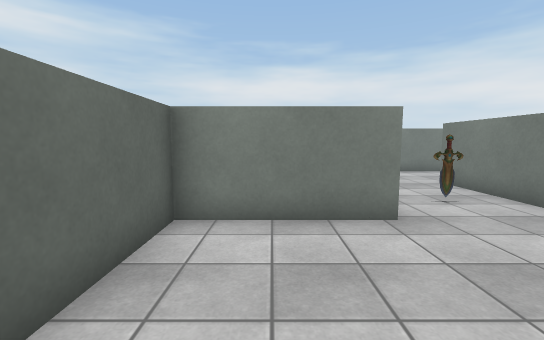
view 1 (above)

16 first-person views from a walk through a scene from a Unity 3-D project. The camera is 1.4 m above the floor, tilts 6° down and sees 90° across. The floor is counted in squares, 1 m on a side. Each view is taken from the middle of a square. On the plan, view 1 faces up. The plan holds only what a view shows up to about 13 squares ahead; the rest is blank. The player is left out. Some animated figures are not drawn. Some surface patterns are stand-ins.

view 2
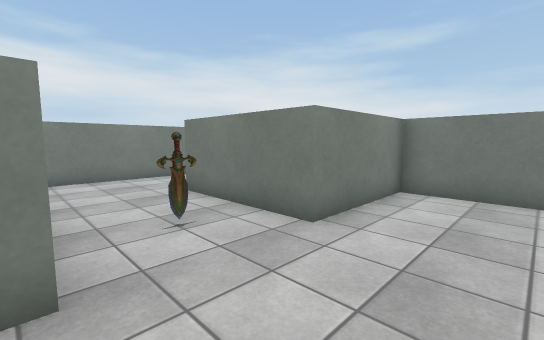

view 3
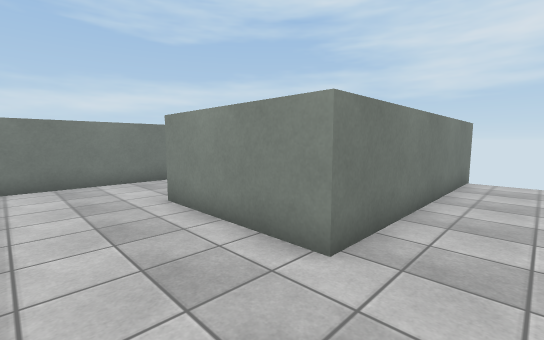

view 4
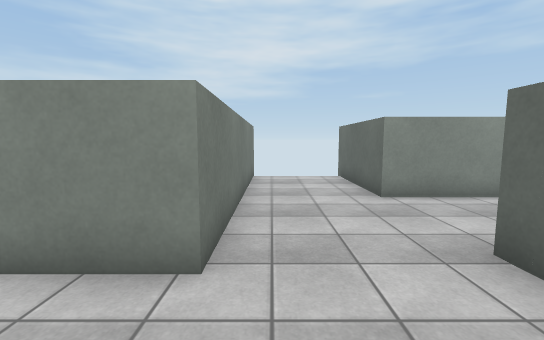

view 5
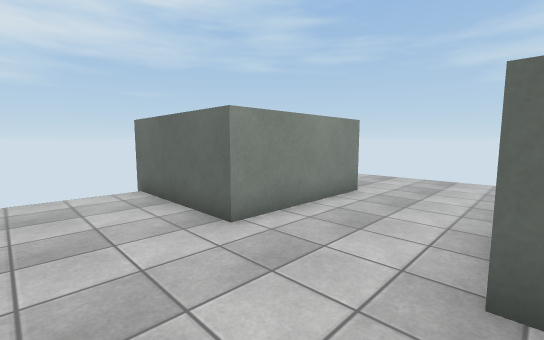

view 6
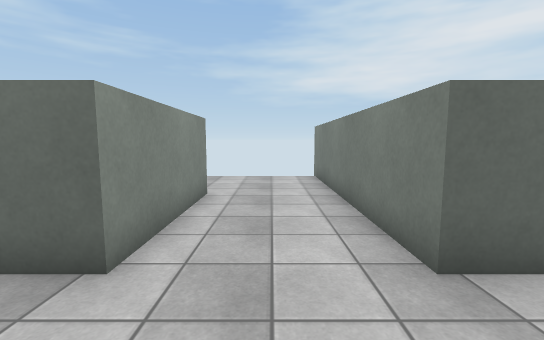

view 7
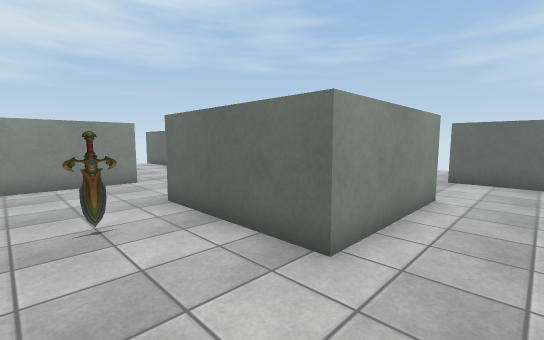

view 8
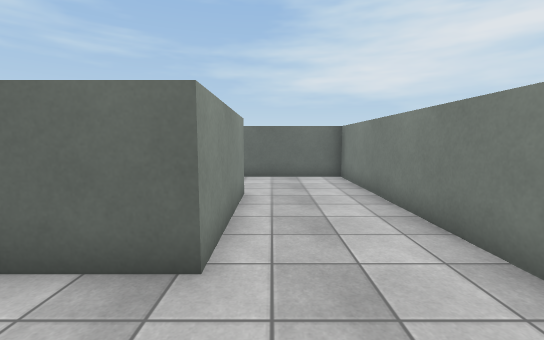

view 9
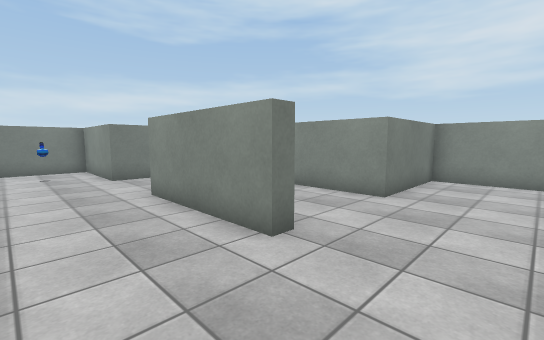

view 10
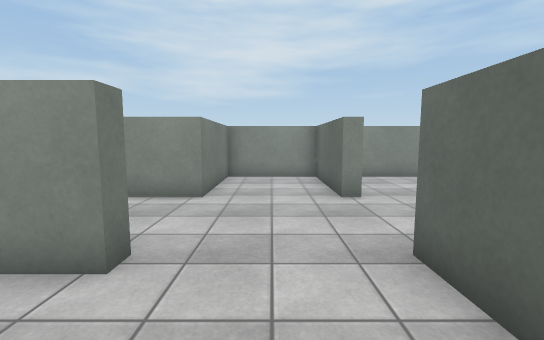

view 11
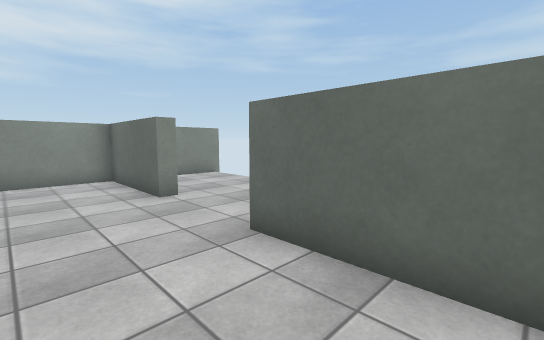

view 12
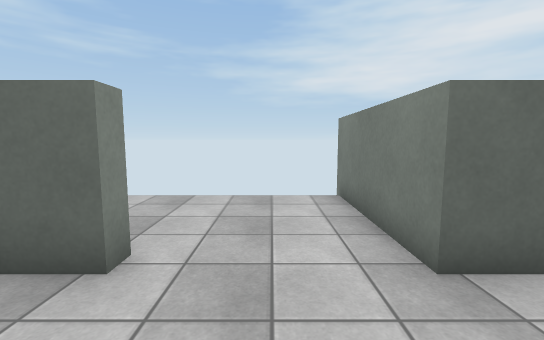

view 13
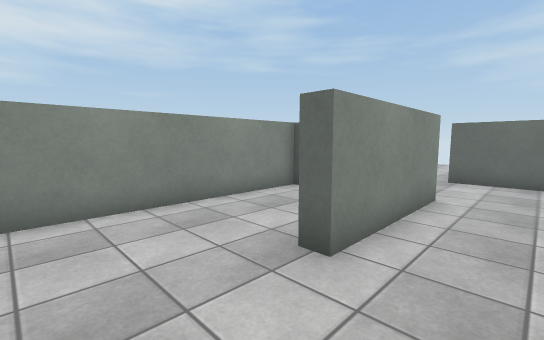

view 14
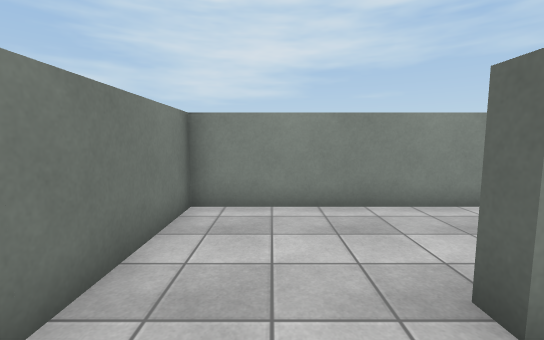

view 15
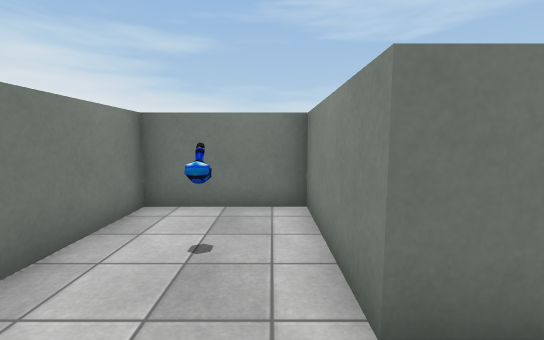

view 16
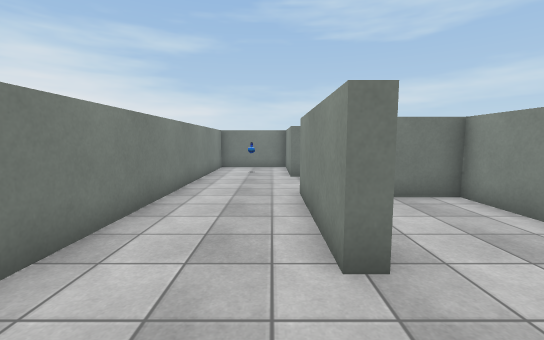

### Floor plan
Points are (right, up) in squares from view 1. A wall is a line through its corners. A room is listed if a view was taken in it or the views show most of it. See-through windows are left out.
Room 1 (views 1, 2, 3, 4, 5, 6, 7, 8, 9, 10, 11, 12, 13, 14, 15, 16)
walls: (-2.3, 8.6) (-2.3, 9.2) (2.2, 9.2) (2.2, 4.7) (-1.8, 4.7) (-1.8, 0.8) (-10.2, 0.8); (-6.4, 5.2) (-5.8, 5.2) (-5.8, 1.3) (-2.3, 1.3) (-2.3, 5.2) (1.7, 5.2) (1.7, 7); (2.2, -2.7) (9.7, -2.7) (9.7, 4.7) (5.8, 4.7) (5.8, 9.2) (9.7, 9.2) (9.7, 12.7) (-5.8, 12.7) (-5.8, 8.8) (-10.2, 8.8); (-6.4, -2.7) (-1.8, -2.7) (-1.8, -7.2); (-10.4, 1.3) (-7.5, 1.3); (1.7, -7.4) (1.7, 1.3) (6.2, 1.3) (6.2, 0.8)
objects: sword (4, 6); bottle (7, 11)

Where each view was taken, in squares from view 1:
view 1: 0 up, 0 right, facing up
view 2: 2 up, 2 right, facing up-right
view 3: 4 up, 0 right, facing down-right
view 4: 4 up, 1 right, facing down
view 5: 1 up, 1 right, facing down-left
view 6: 1 down, 1 right, facing left
view 7: 11 up, 5 right, facing down-left
view 8: 10 up, 5 right, facing left
view 9: 12 up, 5 left, facing down-right
view 10: 12 up, 4 left, facing down
view 11: 12 up, 3 left, facing down-left
view 12: 7 up, 3 left, facing left
view 13: 3 up, 9 right, facing down-left
view 14: 3 up, 8 right, facing down
view 15: 10 up, 4 right, facing right
view 16: 10 up, 5 left, facing right
